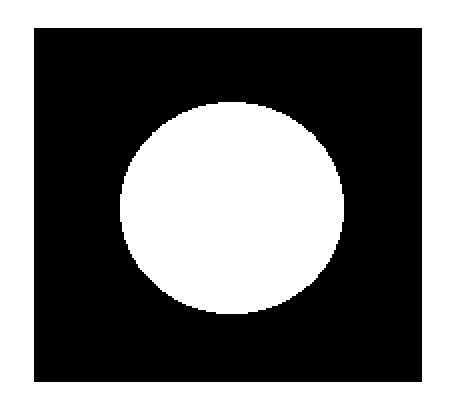
#> input picture img/testeImg.png, 456 x 415 px, found by its file name
$ python vectorizeImage.py
#> lines starting #> are read from the running program, lines starting #| are printed output that depends on the picture; after the words box and inside, x2 and y2 are one past the last pixel; in counts of white or black regions, pixels touching at a corner belong together
import cv2 as cv
# import generateCode
# import sendToRobot
import numpy as np

class vectorizeImage:
    def __init__(self, src) -> None:
#> called with src = 'img/testeImg.png'
        self.src = src
        self.img = cv.imread(self.src)
#> self.img is the input picture: shape (415, 456, 3); 47.1% white; 2 white regions, box (x1, y1, x2, y2) and area: (0, 0, 456, 415) 51888, (120, 102, 344, 314) 37280

    def imageGetContour(self):
        """
        "Descobre" o contorno da imagem escolhida e transforma em vetor. Isso para que o código que
            o robô ira receber para fazer o desenho vai utilizar os pontos do vetor para criar os pontos
            do programa.

        Retorna o vetor da imagem pronto.
        """                                                              #Vetoriza imagem utilizando tecnica de detecção de borda                                                                #Lê imagem do diretório
        self.img = cv.resize(self.img, (250  , 250))                                        #Redimenciona imagem
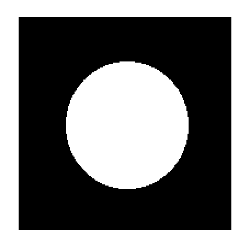
#> self.img: shape (250, 250, 3); min 0, max 255, mean 120.6
        gray  = cv.cvtColor(self.img, cv.COLOR_BGR2GRAY )                                   #Transforma a imagem em escala de cinza
        blur = cv.blur(gray, (3,3))                                                         #Aplica blur na imagem
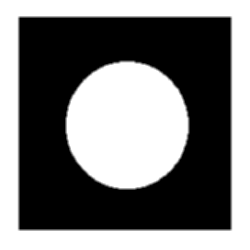
#> blur: shape (250, 250); min 0, max 255, mean 120.5
        ret, thresh = cv.threshold(blur, 1, 255, cv.THRESH_OTSU)
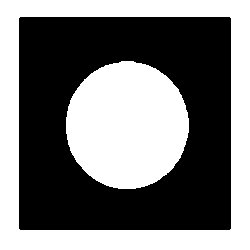
#> thresh: shape (250, 250); 47.5% white; 2 white regions
#> ret = 126
        contours, heirarchy = cv.findContours(thresh, cv.RETR_TREE, cv.CHAIN_APPROX_SIMPLE) #Encontra borda
#> contours = 3 contours; box (x1, y1, x2, y2) and area: (0, 0, 250, 250) 62001, (18, 16, 232, 231) 45574, (66, 61, 189, 189) 12146


        contoursList = []   #Lista que irá receber cada objeto da imagem, vetorizado
        totalPoints = 0     #Total de pontos em que a imagem foi vetorizada
        """ Essas duas variáveis a baixo, vão trabalhar na logica da aquisição dos pontos de cada objeto veotorizado na imagem.

        pointsReductionFactor -> É um fator que indica a quantidade de pontos que podem ser ignorados na formação de um
                                objeto. Por exemplo, caso seu valor seja 2, ele irá inercalar os pontos dos objetos. Supondo
                                que tenhamos 10 pontos, do p0 ao p9, o vetor resultante será : [p0, p2, p4, p6, p8].
                                Caso esse fator seja 3, ele ira salvar um ponto e ignorar 2: [p0, p3, p6, p9].
                                Dessa forma, é possível reduzir o total de pontos do objeto para reduzir o total de
                                pontos criados no código do robô.

        imageReduction -> Esse será o valor pelo qual cada coordenada será dividida. Isso faz com que a qauntidade de pontos
                        gerados em uma imagem com maior resolução, seja mantido em uma imagem menor.

        Use dessas variaveis para descobrir qual se aplica melhor a sua situação.
        """
        pointsReductionFactor = 1
        imageReduction = 1

        for conteurs_ in contours:                                                  # Para cada objeto contido na imagem

            contoursTemp = []
            x = 0

            for i in conteurs_:                                                     #Para cada ponto de cada objeto
                if len(conteurs_) > pointsReductionFactor * pointsReductionFactor: #Garante que um objeto com menos pontos que o necessário passe pelo algoritimo de redução de pontos
                    #Lógica de reução de pontos
                    if x == 0: contoursTemp.append(np.array([[int(i[0][0]/imageReduction), int(i[0][1]/imageReduction)]]))
                    x += 1
                    if x == pointsReductionFactor: x = 0
                else:
                    contoursTemp.append(np.array([[int(i[0][0]/imageReduction), int(i[0][1]/imageReduction)]]))

            if len(contoursTemp)  > 1: #Sinaliza quantidade de pontos do objeto atual e salva na lista final
                print("Pontos do objeto x antes e depois:", len(conteurs_), len(contoursTemp))
                totalPoints +=  len(contoursTemp)
                contoursList.append(np.array(contoursTemp))
#> this loop made 3 passes
#> (conteurs_, totalPoints) on pass 1: ([[0, 0], [0, 249], [249, 249], [249, 0]], 4)
#> totalPoints on passes 2 to 3: 12, 186
#| Pontos do objeto x antes e depois: 4 4
#| Pontos do objeto x antes e depois: 8 8
#| Pontos do objeto x antes e depois: 174 174
#> after the loop, contoursList = 3 items; totalPoints = 186

        print("Pontos totais do desenho: ",totalPoints) #Lista quantos pontos totais foram criados para essa imagem
#| Pontos totais do desenho:  186
        return contoursList

    def resultImageShow(self, contoursList):
        """
        Exibe a imagem original e a imagem vetorizada em 2 janelas diferentes, apenas para visualização.

        :param contoursList: Lista que contem os contornos criada pelo método imageGetContour.
        """

        #Exibe as imagens
        img_1 = np.zeros([300,300,1],dtype=np.uint8)
        img_1.fill(255)
        cv.drawContours(img_1, contoursList, -1, (0,0,255), 1)
        print(contoursList[0])
        # show the image
        cv.namedWindow('Contours',cv.WINDOW_NORMAL)
        cv.namedWindow('Thresh',cv.WINDOW_NORMAL)
        cv.imshow('Contours', img_1)
        cv.imshow('Thresh', self.img)
        if cv.waitKey(0):
            cv.destroyAllWindows()


        # [5 lines of commented-out code are left out]

if __name__ == "__main__":
    vetorizar = vectorizeImage("img/testeImg.png")
    lista = vetorizar.imageGetContour()
#> lista = 3 items
    # vetorizar.resultImageShow()
    vetorizar.resultImageShow(lista)
#> in resultImageShow, `img_1 = np.zeros([300,300,1],dtype=np.uint8)`: img_1: shape (300, 300, 1); every value is 0
#> in resultImageShow, `img_1.fill(255)`: img_1: shape (300, 300, 1); every value is 255
#> in resultImageShow, `cv.drawContours(img_1, contoursList, -1, (0,0,255), 1)`:
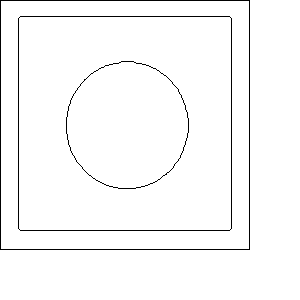
#> img_1: shape (300, 300, 1); 97.6% white; black in thin lines or dots, all inside (x1, y1, x2, y2) = (0, 0, 250, 250)
#| [[[  0   0]]
#|  [[  0 249]]
#|  [[249 249]]
#|  [[249   0]]]
#> (key Esc is pressed here)
    pass

$ run again, with img/1 14 bis.jpg saved as img/testeImg.png
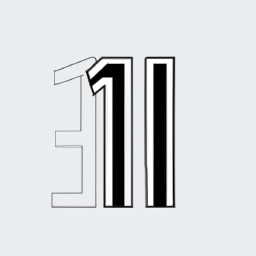
#> input picture img/1 14 bis.jpg, 256 x 256 px, found by its file name
#> in __init__, self.img is the input picture: shape (256, 256, 3); mean B, G, R 220.8, 218.6, 216.5
#> self.img: shape (250, 250, 3)
#> in imageGetContour, `ret, thresh = cv.threshold(blur, 1, 255, cv.THRESH_OTSU)`:
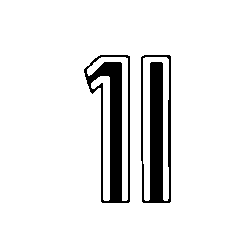
#> thresh: shape (250, 250); 91.6% white; 2 black regions
#> ret = 141
#> contours = 6 contours; box (x1, y1, x2, y2) and area: (0, 0, 250, 250) 62001, (83, 54, 131, 204) 4912, (140, 54, 172, 204) 4565, (143, 57, 169, 201) 1523, (87, 57, 128, 201) 912, (91, 76, 110, 201) 824
#> the loop in imageGetContour, `for conteurs_ in contours:` made 6 passes
#> (conteurs_, totalPoints) on pass 1: ([[0, 0], [0, 249], [249, 249], [249, 0]], 4)
#> (printed output is left out)
#> after the loop in imageGetContour, `for conteurs_ in contours:`: contoursList = 6 items; totalPoints = 119
#| Pontos totais do desenho:  119
#> lista = 6 items
#> in resultImageShow, `cv.drawContours(img_1, contoursList, -1, (0,0,255), 1)`:
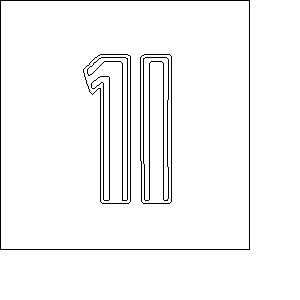
#> img_1: shape (300, 300, 1); 96.7% white; black in thin lines or dots, all inside (x1, y1, x2, y2) = (0, 0, 250, 250)
#| [[[  0   0]]
#|  [[  0 249]]
#|  [[249 249]]
#|  [[249   0]]]

$ run again, with img/1 TRANSE TRANSPORT ON THE BUS.jpg saved as img/testeImg.png
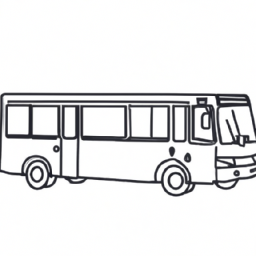
#> input picture img/1 TRANSE TRANSPORT ON THE BUS.jpg, 256 x 256 px, found by its file name
#> in __init__, self.img is the input picture: shape (256, 256, 3); mean B, G, R 231.9, 231.3, 231.2
#> self.img: shape (250, 250, 3)
#> in imageGetContour, `ret, thresh = cv.threshold(blur, 1, 255, cv.THRESH_OTSU)`:
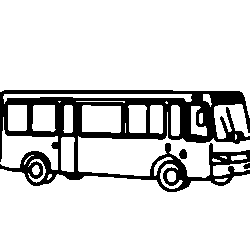
#> thresh: shape (250, 250); 84.3% white; 3 black regions
#> ret = 186
#> contours = 35 contours, 9 with area under 20; largest, box (x1, y1, x2, y2) and area: (0, 0, 250, 118) 22330, (0, 169, 250, 250) 17138, (78, 112, 250, 178) 4138, (0, 117, 58, 170) 1230, (82, 105, 121, 133) 967
#> the loop in imageGetContour, `for conteurs_ in contours:` made 35 passes
#> (conteurs_, totalPoints) on passes 15, 16, 32: ([[235, 134], [235, 139], [236, 138], [236, 135]], 374), ([[125, 123], [125, 132]], 376), ([[58, 101], [59, 102], [60, 101]], 761)
#> (printed output is left out)
#> after the loop in imageGetContour, `for conteurs_ in contours:`: contoursList = 35 items; totalPoints = 829
#| Pontos totais do desenho:  829
#> lista = 35 items
#> in resultImageShow, `cv.drawContours(img_1, contoursList, -1, (0,0,255), 1)`:
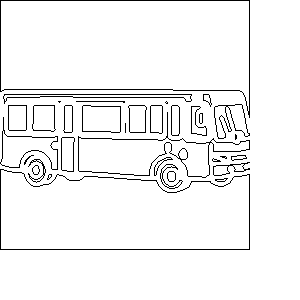
#> img_1: shape (300, 300, 1); 95.4% white; black in thin lines or dots, all inside (x1, y1, x2, y2) = (0, 0, 250, 250)
#| [[[224 178]]
#|  [[223 179]]
#|  [[215 179]]
#|  [[215 180]]
#|  [[216 180]]
#|  [[217 181]]
#> (further printed lines are left out)
